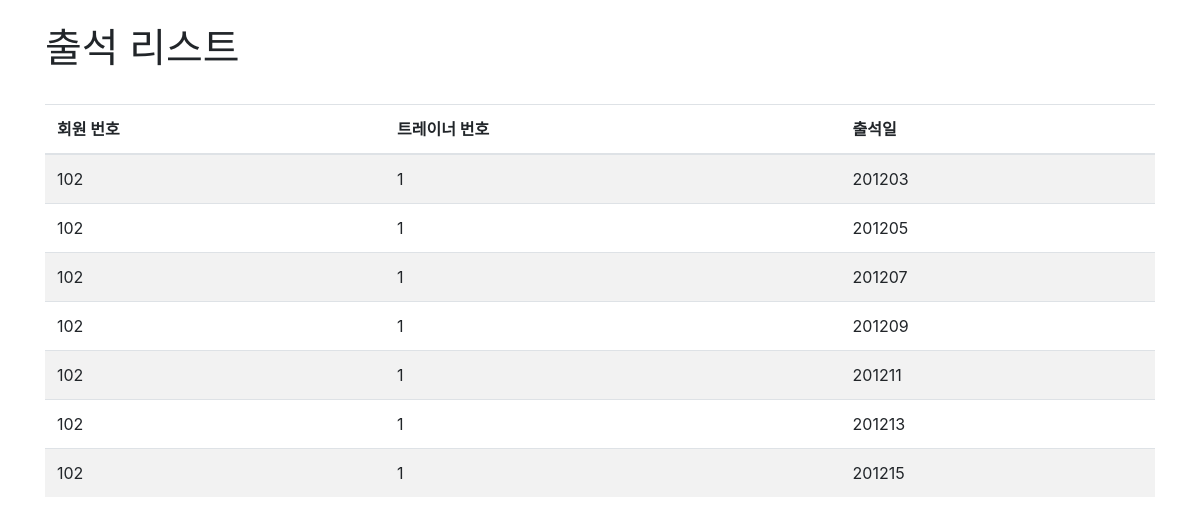
/lists (signed in), run on the app's committed database.
### tables this page shows
CREATE TABLE management(
	mNum INTEGER NOT NULL,
	tNum INTEGER NOT NULL,
	attend CHAR(8),
	FOREIGN Key(mNum) REFERENCES member(mNum) on DELETE CASCADE on UPDATE CASCADE,
	FOREIGN Key(tNum) REFERENCES trainer(tNum) on DELETE CASCADE on UPDATE CASCADE
);

### app.py (the view)
@app.route('/lists')
def lists():
	lists = select()
	return render_template('lists.html',lists = lists)

### app.py (called while the page is built)
def select():
	conn = sqlite3.connect('data.db')
	cursor = conn.cursor()
	sql = 'select * from management where mNum = ?'
	cursor.execute(sql,(session['mNum'],))
	rows = cursor.fetchall()
	conn.close()
	return rows

### templates/lists.html (shortened to what this page needs)
<!DOCTYPE html>
<html lang="en">
<head>
  <link rel="stylesheet" href="https://maxcdn.bootstrapcdn.com/bootstrap/4.5.2/css/bootstrap.min.css">
</head>
<body>
<div class="container">
    <br>
    <h1> 출석 리스트 </h1>
  <table class="table table-striped">
    <thead>
      <tr>
        <th>회원 번호</th>
        <th>트레이너 번호</th>
        <th>출석일</th>
      </tr>
    </thead>
    <br>
    <tbody>
        {% for i in lists %}
            <tr>
             <td>{{ i[0] }}</td>
             <td>{{ i[1] }}</td>
             <td>{{ i[2] }}</td>
            </tr>
        {% endfor %}
    </tbody>
  </table>
</div>
</body>
</html>

### data on the page
management: mNum "102", tNum "1", attend "201203"
management: mNum "102", tNum "1", attend "201205"
management: mNum "102", tNum "1", attend "201207"
management: mNum "102", tNum "1", attend "201209"
management: mNum "102", tNum "1", attend "201211"
management: mNum "102", tNum "1", attend "201213"
management: mNum "102", tNum "1", attend "201215"
